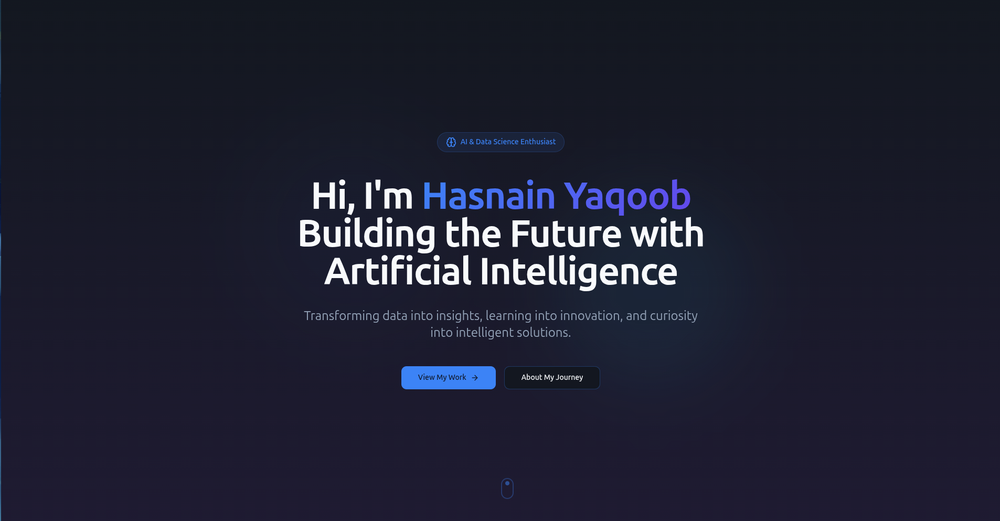
#> input picture 01_OpenCV_Basics_Image_Handling/Portfolio_SS.png, 1000 x 521 px, shrunk from 1906 x 993 before the run, found by its file name
$ python save_image.py
#> lines starting #> are read from the running program, lines starting #| are printed output that depends on the picture
import cv2
# Load an image from file
image = cv2.imread('01_OpenCV_Basics_Image_Handling/Portfolio_SS.png', 0)
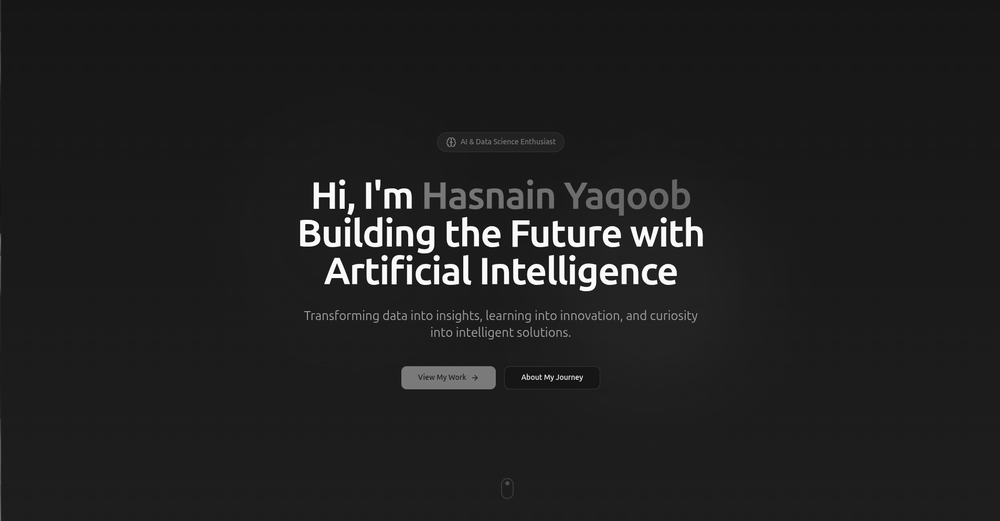
#> image: shape (521, 1000); min 0, max 255, mean 32.3
if image is not None:
    # Save the image to a new file
    success = cv2.imwrite('01_OpenCV_Basics_Image_Handling/Portfolio_Gray.png', image)
    if success:
        print("Image saved successfully.")
    else:
        print("Error saving image.")
else:    print("Error loading image.")
